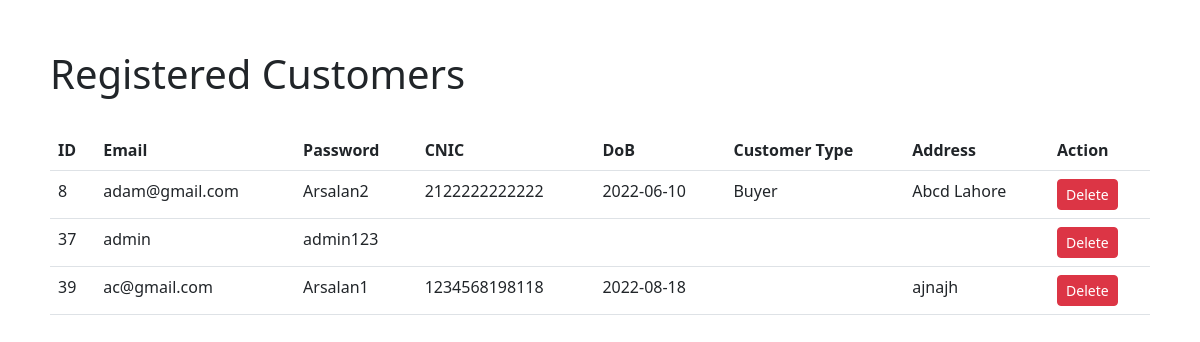
The app's page /registration-view.php with its own data.
### tables this page shows
CREATE TABLE `registration` (
  `id` int(11) NOT NULL,
  `email` varchar(255) NOT NULL,
  `password` varchar(255) NOT NULL,
  `cnic` varchar(255) NOT NULL,
  `dob` varchar(255) NOT NULL,
  `category` varchar(255) NOT NULL,
  `address` varchar(255) NOT NULL
);

### registration-view.php (the view, shortened to what this page needs)
<!DOCTYPE html>
<html lang="en">
    <head>
        <link href="https://cdn.jsdelivr.net/npm/bootstrap@5.2.0-beta1/dist/css/bootstrap.min.css" rel="stylesheet">
</head>
<body style="margin: 50px;">
    <h1>Registered Customers</h1>
    <br>
    <table class="table">
        <thead>
            <tr>
                <th>ID</th>
                <th>Email</th>
                <th>Password</th>
                <th>CNIC</th>
                <th>DoB</th>
                <th>Customer Type</th>
                <th>Address</th>
                <th>Action</th>
</tr>
</thead>
<tbody>
    <?php
    $servername = "localhost";
    $username = "root";
    $password = "";
    $database = "shopping";
    $connection = new mysqli($servername, $username, $password, $database);
    $sql = "SELECT * FROM registration";
    $result = $connection->query($sql);
    while($row = $result->fetch_assoc()){
        echo "<tr>
        <td>" . $row["id"] . "</td>
        <td>" . $row["email"] . "</td>
        <td>" . $row["password"] . "</td>
        <td>" . $row["cnic"] . "</td>
        <td>" . $row["dob"] . "</td>
        <td>" . $row["category"] . "</td>
        <td>" . $row["address"] . "</td>
        <td>
            <a class='btn btn-danger btn-sm' href='registration-delete.php?id=$row[id]'>Delete</a>
        </td>
</tr>";
    }
?>
</tbody>
    </table>
</body>
</html>

### records on screen
registration: id "8", email "adam@gmail.com", password "Arsalan2", cnic "2122222222222", dob "2022-06-10", category "Buyer", address "Abcd Lahore"
registration: id "37", email "admin", password "admin123"
registration: id "39", email "ac@gmail.com", password "Arsalan1", cnic "1234568198118", dob "2022-08-18", address "ajnajh"
